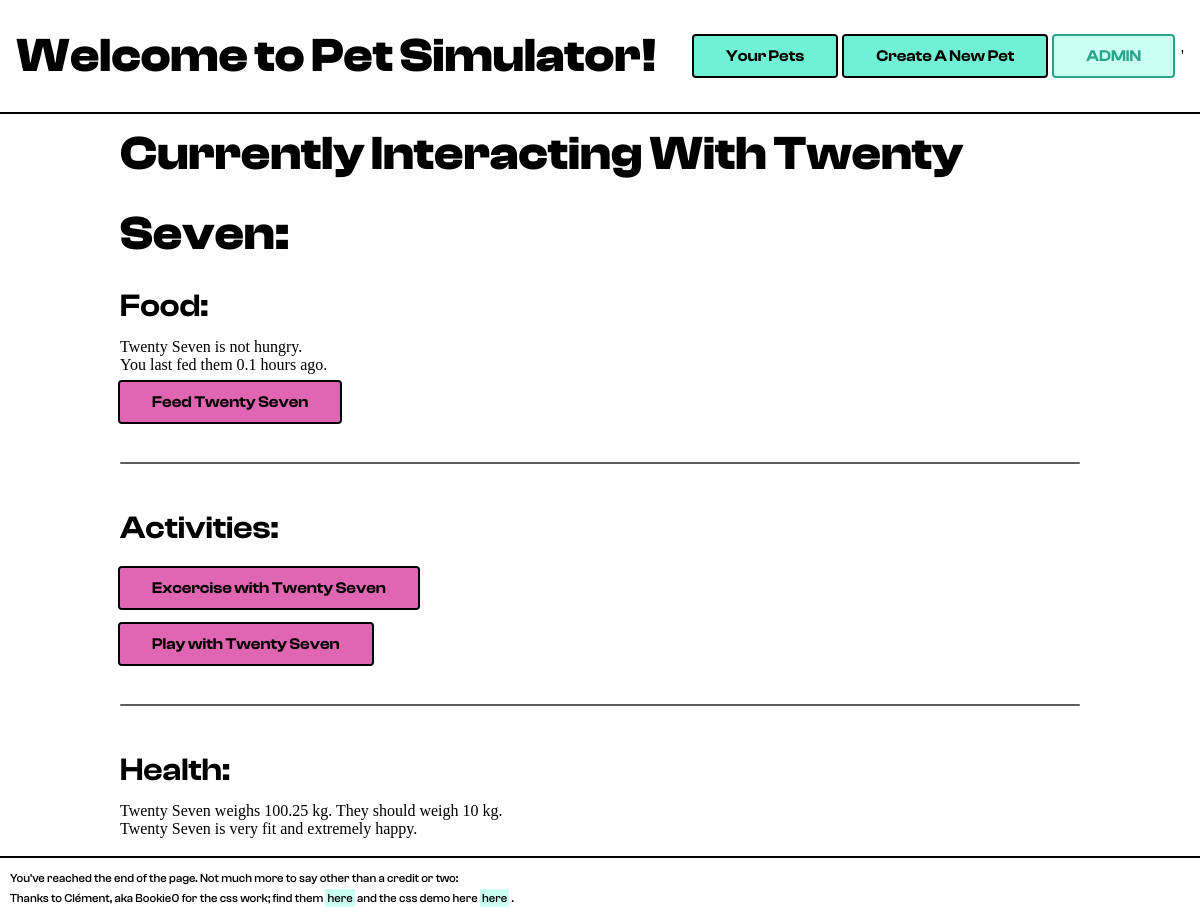
Screenshot of /managePet.php?id=1 with the database file from the repository.
### tables this page shows
CREATE TABLE pets(
  id INTEGER PRIMARY KEY AUTOINCREMENT,
  owner_id INT NOT NULL,
  name TEXT NOT NULL,
  type INT NOT NULL,
  birthday INT NOT NULL,
  dead INT NOT NULL DEFAULT 0,
  cause TEXT DEFAULT NULL,
  death_date INT DEFAULT NULL,
  imortal INT NOT NULL DEFAULT 0
);

CREATE TABLE petTypes (
  id INT NOT NULL,
  healthy_weight INT NOT NULL,
  name TEXT NOT NULL
);

### database.php (called while the page is built, shortened)
<?php
  $dir = 'sqlite:./database.sqlite';
  $dbh  = new PDO($dir) or die("cannot open the database");
  function getPet($id) {
    global $dbh;
    $result = $dbh->query("SELECT * FROM pets WHERE id=$id");
    return $result->fetch();
  }
  function getRecentActionDates($type,$id,$timestamp) {
    global $dbh;
    $result = $dbh->query("SELECT date_time FROM actions WHERE pet_id=$id AND action_type='$type' AND date_time > $timestamp");
    return $result->fetchAll();
  }
  function getLastActionDate($type,$id) {
    global $dbh;
    $result = $dbh->query("SELECT MAX(date_time) FROM actions WHERE pet_id=$id AND action_type='$type'");
    return $result->fetch();
  }
  function getPetType($id) {
    global $dbh;
    $result = $dbh->query("SELECT * FROM petTypes WHERE id=$id");
    return $result->fetch();
  }
?>

### statistics.php (called while the page is built, shortened)
<?php
  function getHunger($id, $raw = false){
    $lastFeed = getLastActionDate("feed",$id)[0];
    $waitTime = time() - $lastFeed;
    $hunger = $waitTime;
    return $hunger/60/60;
  }
  function getAge($id) {
    $age = time() - getPet($id)['birthday'];
    return round($age/60/60/24);
  }
  function getAverageActivityTime($id, $type, $days=7, $assumeNow = false){
    $timestamp = time() - (60*60*24*$days);
    $allActivities = getRecentActionDates($type, $id, $timestamp);
    $count = count($allActivities);
    if ($assumeNow) {
       $latest = time();
    } else {
      $count -= 1;
      $latest = $allActivities[$count][0];
    }
    $age = getAge($id);
    if ($age >= 7 ) {
      $first = $allActivities[0][0];
      if (8*60*60 > (time()-$days*60*60*24)-$first){
        $first = time()-$days*60*60*24;
        $total = $count +1;
      } else {
        $total = $count;
      }
    } else {
      $first = time()-$days*60*60*24;
      $preFeeds = abs(round(($first-getPet($id)['birthday'])/60/60/8));
      $total = $count + $preFeeds;
    }
    if ($total != 0) {
      $average = ($latest-$first) / $total;
    } else {
      $average = 0;
    }
    return abs($average);
  }
  function getWeight($id, $days=7) {
    $feedTime = 8;
    $pet = getPet($id);
    $age = getAge($id);
    $type = getPetType($pet['type']);
    $latest = time()-getLastActionDate("feed",$id)[0];
    if ($feedTime < $latest/60/60){
      $assumeNow = true;
    } else {
      $assumeNow = false;
    }
    $averageFeed = getAverageActivityTime($id, "feed", $days, $assumeNow)/60/60;
    $averageExcercise = getAverageActivityTime($id, "excercise",$days)/60/60;
    $idealWeight = $type['healthy_weight']/1000;
    if ($averageFeed != 0) {
      $weight = (min($averageExcercise,$feedTime)*$idealWeight)/$averageFeed;
    } else {
      $weight = 0;
    }
    return round($weight,2);
  }
  function getFitness($id, $days=7) {
    $average = getAverageActivityTime($id, "excercise", $days)/60/60;
    if ($average != 0) {
      $fitness =  10*(8/$average);
    } else {
      $fitness = 0;
    }
    return round($fitness,20);
  }
  function getHappiness($id, $days=7) {
    $average = getAverageActivityTime($id, "play", $days)/60/60;
    if ($average != 0) {
      $happiness =  10*(8/$average);
    } else {
      $happiness = 0;
    }
    return round($happiness,20);
  }
  function checkForDeath($id) {
    $pet = getPet($id);
    $type = getPetType($pet['type']);
    $hunger = getHunger($id);
    $weight = getWeight($id);
    $age = max(getAge($id),7);
    $totalWeight = getWeight($id,$age);
    $idealWeight = $type['healthy_weight']/1000;;
    $dead = false;
    $cause = null;
    $date = null;
    if ($pet['dead'] == 0 && $pet['imortal'] == 0){
      if ($hunger > 48) {
        $dead = true;
        $cause = "starvation";
        $date = time();
      }
      if ($totalWeight >= $idealWeight*3 AND $weight > $idealWeight) {
        $dead = true;
        $cause = "obesity";
        $date = time();
      }
      if ($totalWeight <= $idealWeight/3 AND $weight < $idealWeight) {
        $dead = true;
        $cause = "malnuorishment";
        $date = time();
      }
    } else {
    if ($pet['dead'] == 0){
      $dead = false;
    } else {
      $dead = true;
    }
    $cause = $pet['cause'];;
    $date = $pet['death_date'];
    }
    return array($dead,$cause,$date);
  }
?>

### managePet.php (the view, shortened to what this page needs)
<?php
include "init.php";
if ($_SERVER["REQUEST_METHOD"] == "POST") {
  $dead = checkForDeath($_POST['id']);
  if ($dead[0] and $pet['imortal']==0) {
    kill($_POST['id'],$dead[1],$dead[2]);
  } else {
    addAction($_POST['type'],$_POST['id']);
  }
  header("location:/managePet.php?id=$_POST[id]");
} else{
  $pet = getPet($_GET['id']);
  $dead = checkForDeath($pet['id']);
  $type = getPetType($pet['type']);
  $hunger = getHunger($pet['id']);
  $weight = getWeight($pet['id']);
  $idealWeight = $type['healthy_weight']/1000;
  $fitness = getFitness($pet['id']);
  $happiness = getHappiness($pet['id']);
  echo "<div>";
  echo "<h2>Currently Interacting With $pet[name]:</h2>";
  if ($dead[0]) {
    echo "<div>$pet[name] is dead. :(</div>";
    echo "</div>";
  } else {
    echo "<div>";
    echo "<h3>Food:</h3>";
    echo "<div>";
    echo "<div>$pet[name] is ";
    if ($hunger < 4) {
      echo "not hungry.</div>";
    } elseif ($hunger >= 4 && $hunger < 8) {
      echo "slightly hungry.</div>";
    } elseif ($hunger >= 8 && $hunger < 16){
      echo "hungry.</div>";
    } elseif ($hunger >= 16 && $hunger < 24) {
      echo "very hungry.</div>";
    } else {
      echo "extremely hungry.</div>";
    }
    $displayHunger = round($hunger,1);
    echo "<div>You last fed them $displayHunger hours ago.</div>";
    echo '<form action="managePet.php" method="post">';
    echo "<button  class='pink' type='submit' >Feed $pet[name]</button>";
    echo '</form>';
    echo "</div>";
    echo "<hr>";
    echo "<h3>Activities:</h3>";
    echo "<div>";
    echo '<form action="managePet.php" method="post">';
    echo "<button  class='pink' type='submit'>Excercise with $pet[name]</button>";
    echo '</form>';
    echo '<form action="managePet.php" method="post">';
    echo "<button  class='pink' type='submit'>Play with $pet[name]</button>";
    echo '</form>';
    echo "</div>";
    echo "<hr>";
    echo "<h3>Health:</h3>";
    echo "<div>";
    echo "<div>$pet[name] weighs $weight kg. They should weigh $idealWeight kg.</div>";
    if ($fitness<7) {
      $fit = "unfit";
    } elseif ($fitness < 15) {
      $fit = "fit";
    }
    elseif ($fitness < 30) {
      $fit = "very fit";
    } else {
      $fit = "extremely fit";
    }
    if ($happiness<7) {
      $happy = "unhappy";
    } elseif ($happiness < 15) {
      $happy = "happy";
    }
    elseif ($happiness < 30) {
      $happy = "very happy";
    } else {
      $happy = "extremely happy";
    }
    echo "<div>$pet[name] is $fit and $happy.</div>";
    echo "<br>";
    echo "</div>";
    echo "</div>";
    echo "</div>";
  }
}
?>

### style.css (style rules this page uses)
* { padding: 0px; margin: 0px; }
html { height: 100%; }
body { display: block; align-items: center; height: 100%; }
.end { width:100%; padding: 10px; border-top: 2px solid var(--black); background: var(--white); }
.end p, .end a, .end mark { font-size: 12px; line-height: 20px; }

### bounce.css (style rules this page uses)
:root { --white: #ffffff; --light-gray: #EFEFEF; --gray: #D8D8D8; --black: #000000; --dark-gray: #5E5E5E; --cyan-dark: #28A489; --cyan-normal: #70F1D5; --cyan-light: #CAFFF3; --pink-dark: #AB4787; --pink-normal: #E065B3; --pink-light: #FFB0E2; --yellow-dark: #C9B951; --yellow-normal: #FAE560; --yellow-light: #FFF6BE; --blue-dark: #468DB6; --blue-normal: #54B8F3; --blue-light: #B4E3FF; --purple-dark: #643F9B; --purple-normal: #9260DE; --purple-light: #CDAEFD; }
* { box-sizing: border-box; margin: 0; padding: 0; }
html, body { color: var(--black); }
.no-bounce { outline: none !important; box-shadow: none !important; padding: 0 !important; transform: none !important }
card, button, table tr, a, .switch-container { position: relative; }
card:after, button:after, table tr:after, a:after, .switch-container:after { content: ''; position: absolute; left: -2px; top: -2px; width: calc(100% + 4px); border-radius: 4px; height: calc(100% + 4px); transition: transform 0.3s cubic-bezier(0.18, 0.89, 0.32, 1.5); cursor: inherit; border: none; z-index: -1; }
h2 { font-size: 48px; line-height: 80px; font-family: 'Clash Display Bold', sans-serif; }
h3 { font-size: 32px; line-height: 64px; font-family: 'Clash Display Semibold', sans-serif; }
p, b, u, s, li, mark, a, td, th, select { font-size: 16px; line-height: 28px; font-family: 'Clash Grotesk Medium', sans-serif;; }
mark { width: fit-content; padding: 2px; line-height: 20px; margin: 4px 0 4px 0; }
mark.cyan { background: var(--cyan-light); }
button { font-size: 16px; line-height: 24px; font-family: Clash Display Semibold; color: var(--black); padding: 8px 32px; border-radius: 2px; outline: 2px solid var(--black); cursor: pointer; transition: transform 0.3s cubic-bezier(0.18, 0.89, 0.32, 1.5), box-shadow 0.3s cubic-bezier(0.18, 0.89, 0.32, 1.5); width: fit-content; background: var(--white); margin: 8px 0 8px 0; border: none; }
button.pink { background: var(--pink-normal); }
a { text-decoration: none; color: var(--black); font-size: 16px; padding: 2px 4px; border-radius: 2px; transition: transform 0.3s cubic-bezier(0.18, 0.89, 0.32, 1.5), box-shadow 0.3s cubic-bezier(0.18, 0.89, 0.32, 1.5); width: fit-content; background: var(--white); line-height: 20px; outline: 1px solid var(--black); display: inline-block; }
hr { height: 2px; border-radius: 2px; border: none; background: var(--dark-gray); margin: 32px 0 32px 0; }

### rows the page displays
pets: name "Twenty Seven", id.healthy_weight "100.25"
pettypes: healthy_weight "10"

### other values shown
$displayHunger "0.1"
$fit "very fit"
$happy "extremely happy"
